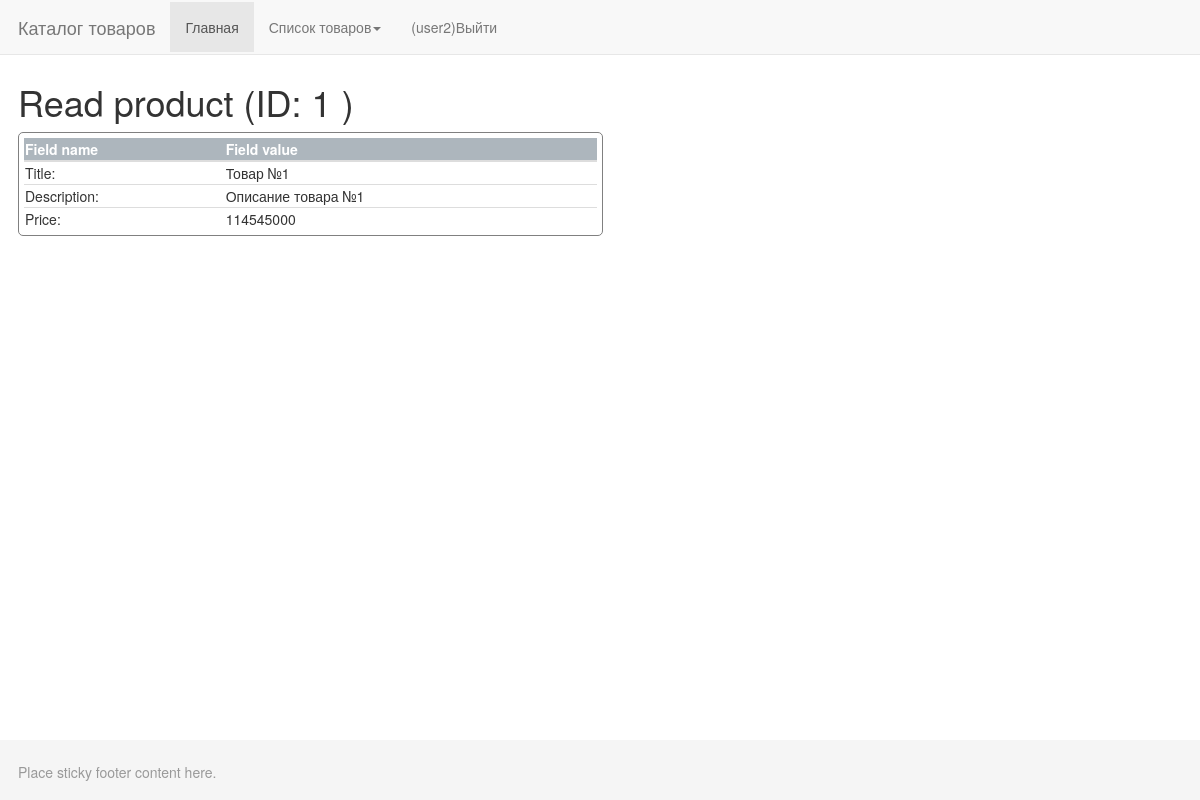
Screenshot of /?r=product/view&id=1 (signed in) with the database file from the repository.
### tables this page shows
CREATE TABLE `products` (
  `id` int(11) NOT NULL,
  `type` varchar(30) NOT NULL DEFAULT 'product',
  `title` varchar(500) NOT NULL,
  `description` varchar(1000) NOT NULL,
  `price` double NOT NULL
);

### application/core/View.php (called while the page is built, shortened)
<?php
class View {
    function generate($content_view, $template_view, $data = null) {
        include 'application/views/' . $template_view;
    }
}

### application/controllers/ControllerProduct.php (called while the page is built, shortened)
<?php
class ControllerProduct extends Controller {
    function action_view($id) {
        $data = ModelProduct::get_by_id($id);
        $errors = [];
        $this->view->generate('product_form' . DS . 'view.php', 'template_view.php', ['product' => $data, 'errors' => $errors]);
    }
}

### application/core/core.php (called while the page is built, shortened)
<?php
Route::start();

### index.php (called while the page is built, shortened)
<?php
include (SITE_PATH . DS . 'application' . DS . 'core' . DS . 'core.php');
?>

### application/classes/DataBase.php (called while the page is built, shortened)
<?php
class DataBase {
    static private $instance = null;
    static public function init($config) {
        if (self::$instance === null) {
            self::$instance = new PDO($config['dsn'], $config['user'], $config['password']);
        }
    }
    static public function getInstance() {
        return self::$instance;
    }
}

### application/core/Model.php (called while the page is built, shortened)
<?php
abstract class Model {
    protected static $db = null;
    protected static function getMySQLDb() {
        if (!static::$db) {
            static::$db = DataBase::getInstance();
        }
        return static::$db;
    }
}

### application/models/ModelProduct.php (called while the page is built, shortened)
<?php
class ModelProduct extends Model {
    private $id = 0;
    private $type;
    private $title;
    private $description;
    protected $price;
    public function __construct($type = 'product', $title = null, $description = null, $price = null) {
        $this->type = $type;
        $this->title = $title;
        $this->description = $description;
        $this->price = $price;
    }
    public function getId() {
        return $this->id;
    }
    public function setId($id) {
        $this->id = $id;
    }
    public function getType() {
        return $this->type;
    }
    public function getTitle() {
        return $this->title;
    }
    public function getDescription() {
        return $this->description;
    }
    public function getPrice() {
        return $this->price;
    }
    static function get_by_id($id) {
        $row = self::getMySQLDb()->query("SELECT * FROM products WHERE id = {$id} LIMIT 1")->fetch();
        if ($row) {
            $product = new self('product', $row['title'], $row['description'], $row['price']);
            $product->setID($row['id']);
            return $product;
        }
        return NULL;
    }
}

### application/views/product_form/view.php (the view)
<h1> Read <?= $product->getType() ?> (ID: <?= $product->getID() ?> ) </h1>
<div class="formtable-div-block col-md-6">
    <table class="table">
        <thead>
            <tr><th>Field name</th><th>Field value</th></tr>
        </thead>
        <tbody>
            <tr>
                <td> Title: </td><td><?= $product->getTitle(); ?></td>
            </tr>
            <tr>
                <td> Description: </td><td><?= $product->getDescription(); ?></td>
            </tr>
            <tr>
                <td> Price: </td><td><?= $product->getPrice(); ?></td>
            </tr>
        </tbody>
    </table>
</div>

### css/style.css (style rules this page uses)
.table>thead>tr>th, .table>tbody>tr>th, .table>tfoot>tr>th, .table>thead>tr>td, .table>tbody>tr>td, .table>tfoot>tr>td { height : 5px; padding: 1px; }
table thead tr th { background-color: #adb6bd; color: white; }
.formtable-div-block { border : 1px solid grey; border-radius: 5px; padding :5px; }
.formtable-div-block table { margin-bottom: 0; }

### rows the page displays
products: type "product", id "1", title "Товар №1", description "Описание товара №1", price "114545000"

### other values shown
$_SESSION['user']['username'] "user2"
